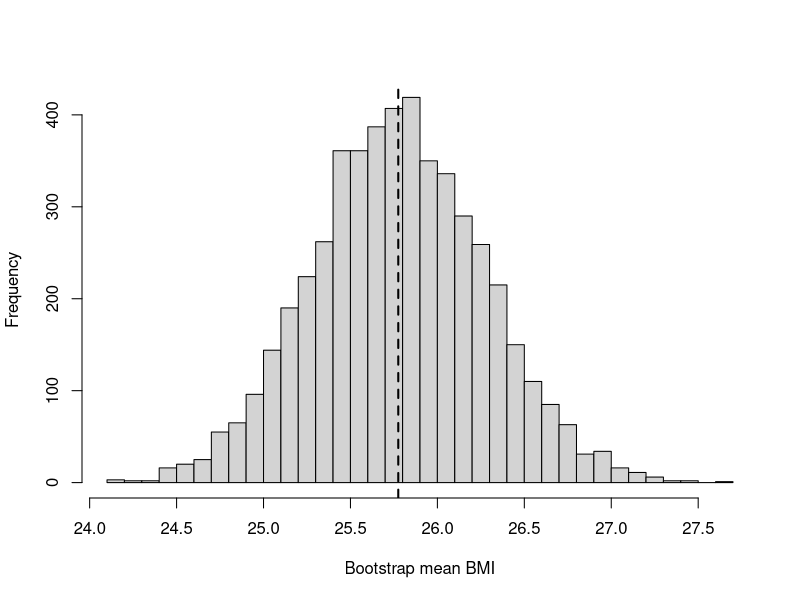

R code for this plot:
## ---- chunk 1
#| code-fold: false

pnorm(30, mean = 25, sd = 4, lower.tail = FALSE)
## ---- chunk 2
#| code-fold: false

pnorm(30, mean = 25, sd = 4) -
  pnorm(20, mean = 25, sd = 4)
## ---- chunk 3
#| code-fold: false
#| 
z <- (30 - 25) / 4

pnorm(z, lower.tail = FALSE)
## ---- chunk 4
qnorm(0.95)

## ---- chunk 5
#| code-fold: false
qnorm(0.95, mean = 25, sd = 4)
## ---- chunk 6
dbinom(4, size = 30, prob = 0.15)
## ---- chunk 7
1 - pbinom(3, size = 30, prob = 0.15, lower.tail = TRUE)
# or
pbinom(3, size = 30, prob = 0.15, lower.tail = FALSE)
## ---- chunk 8
set.seed(2026)

K_sim <- rbinom(
  10000,
  size = 30,
  prob = 0.15
)
## ---- chunk 9
mean(K_sim >= 4)
## ---- chunk 10
pbinom(
  3,
  size = 30,
  prob = 0.15,
  lower.tail = FALSE
)
## ---- chunk 11
set.seed(2026)

K_sim <- rbinom(
  10000,
  size = 30,
  prob = 0.15
)
## ---- chunk 12
mean(K_sim >= 4)
## ---- chunk 13
pbinom(
  3,
  size = 30,
  prob = 0.15,
  lower.tail = FALSE
)
## ---- chunk 14
bmi <- c(
  21.8, 22.4, 23.1, 23.7, 24.0,
  24.3, 24.8, 25.0, 25.2, 25.5,
  25.9, 26.1, 26.4, 26.8, 27.1,
  27.5, 28.0, 28.6, 29.2, 30.1
)
## ---- chunk 15
mean(bmi)
## ---- chunk 16
set.seed(2026)

bmi_boot <- sample(
  bmi,
  size = length(bmi),
  replace = TRUE
)

mean(bmi_boot)
## ---- chunk 17
set.seed(2026)

bootstrap_means <- replicate(
  5000,
  mean(
    sample(
      bmi,
      size = length(bmi),
      replace = TRUE
    )
  )
)
## ---- chunk 18
hist(
  bootstrap_means,
  breaks = 30,
  main = "",
  xlab = "Bootstrap mean BMI"
)

abline(
  v = mean(bmi),
  lty = 2,
  lwd = 2
)
## ---- chunk 19
mean(bootstrap_means > 26)
## ---- chunk 20
sd(bootstrap_means)
## ---- chunk 21
sd(bmi) / sqrt(length(bmi))
